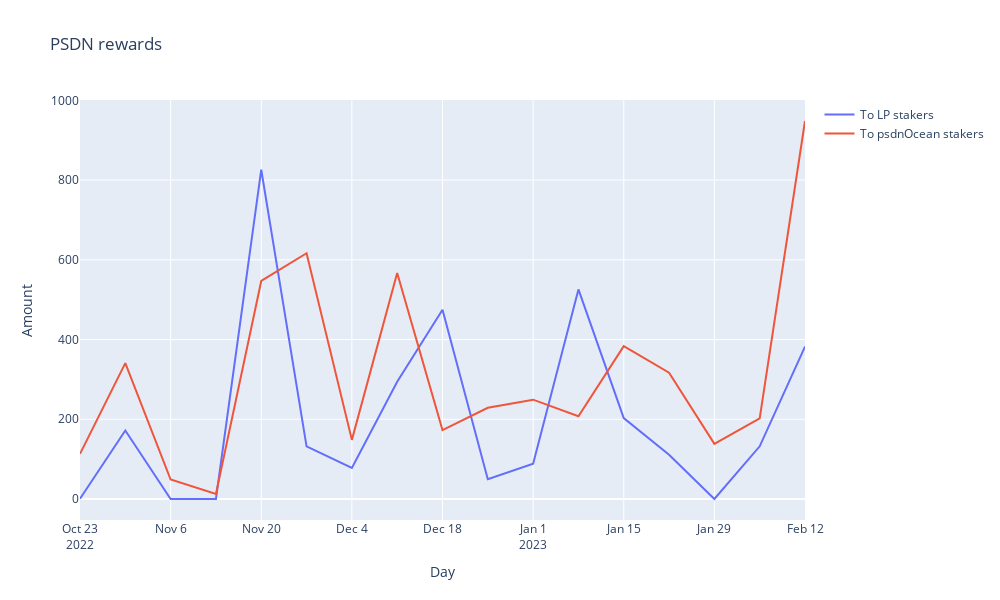

The cell this chart's notebook holds for it:
### Code cell
# Create traces
fig = go.Figure()
df = psdn_transfers.loc[psdn_transfers['From'] == '0x2337e518542db50da49f686fe3db883908c3a517'].groupby(pd.Grouper(key='DateTime', freq='W'))['Quantity'].sum().reset_index()

fig.add_trace(go.Scatter(x=df['DateTime'], y=df['Quantity'],
                    mode='lines',
                    name='To LP stakers'))

df = psdn_transfers.loc[psdn_transfers['From'] == '0x5c87da6a4947b49842c33a82bc30bac3a6811e64'].groupby(pd.Grouper(key='DateTime', freq='W'))['Quantity'].sum().reset_index()

fig.add_trace(go.Scatter(x=df['DateTime'], y=df['Quantity'],
                    mode='lines',
                    name='To psdnOcean stakers'))

# Edit the layout
fig.update_layout(title='PSDN rewards',
                   xaxis_title='Day',
                   yaxis_title='Amount', 
                   autosize=True,
                    width=1000,
                    height=600,
    )
fig.show()
fig.write_image("images/psdn_rewards.png", scale=1.2)

### Figure 1 — Plotly figure (JSON) as saved in the notebook; plotly's stock layout.template omitted (floating-point values rounded to 4 significant figures)
{"data": [{"mode": "lines", "name": "To LP stakers", "type": "scatter", "x": ["2022-10-23T00:00:00", "2022-10-30T00:00:00", "2022-11-06T00:00:00", "2022-11-13T00:00:00", "2022-11-20T00:00:00", "2022-11-27T00:00:00", "2022-12-04T00:00:00", "2022-12-11T00:00:00", "2022-12-18T00:00:00", "2022-12-25T00:00:00", "2023-01-01T00:00:00", "2023-01-08T00:00:00", "2023-01-15T00:00:00", "2023-01-22T00:00:00", "2023-01-29T00:00:00", "2023-02-05T00:00:00", "2023-02-12T00:00:00"], "y": [0.7438, 171.7, 0, 0, 826.0, 132.0, 78.15, 293.9, 474.6, 49.83, 88.71, 525.8, 202.9, 110.8, 0, 132.2, 382.4]}, {"mode": "lines", "name": "To psdnOcean stakers", "type": "scatter", "x": ["2022-10-23T00:00:00", "2022-10-30T00:00:00", "2022-11-06T00:00:00", "2022-11-13T00:00:00", "2022-11-20T00:00:00", "2022-11-27T00:00:00", "2022-12-04T00:00:00", "2022-12-11T00:00:00", "2022-12-18T00:00:00", "2022-12-25T00:00:00", "2023-01-01T00:00:00", "2023-01-08T00:00:00", "2023-01-15T00:00:00", "2023-01-22T00:00:00", "2023-01-29T00:00:00", "2023-02-05T00:00:00", "2023-02-12T00:00:00"], "y": [113.2, 340.8, 48.94, 12.89, 546.9, 616.4, 148.3, 567.1, 173.0, 228.8, 249.2, 207.7, 383.3, 317.0, 138.5, 202.3, 948.2]}], "layout": {"autosize": true, "height": 600, "title": {"text": "PSDN rewards"}, "width": 1000, "xaxis": {"title": {"text": "Day"}}, "yaxis": {"title": {"text": "Amount"}}}}
